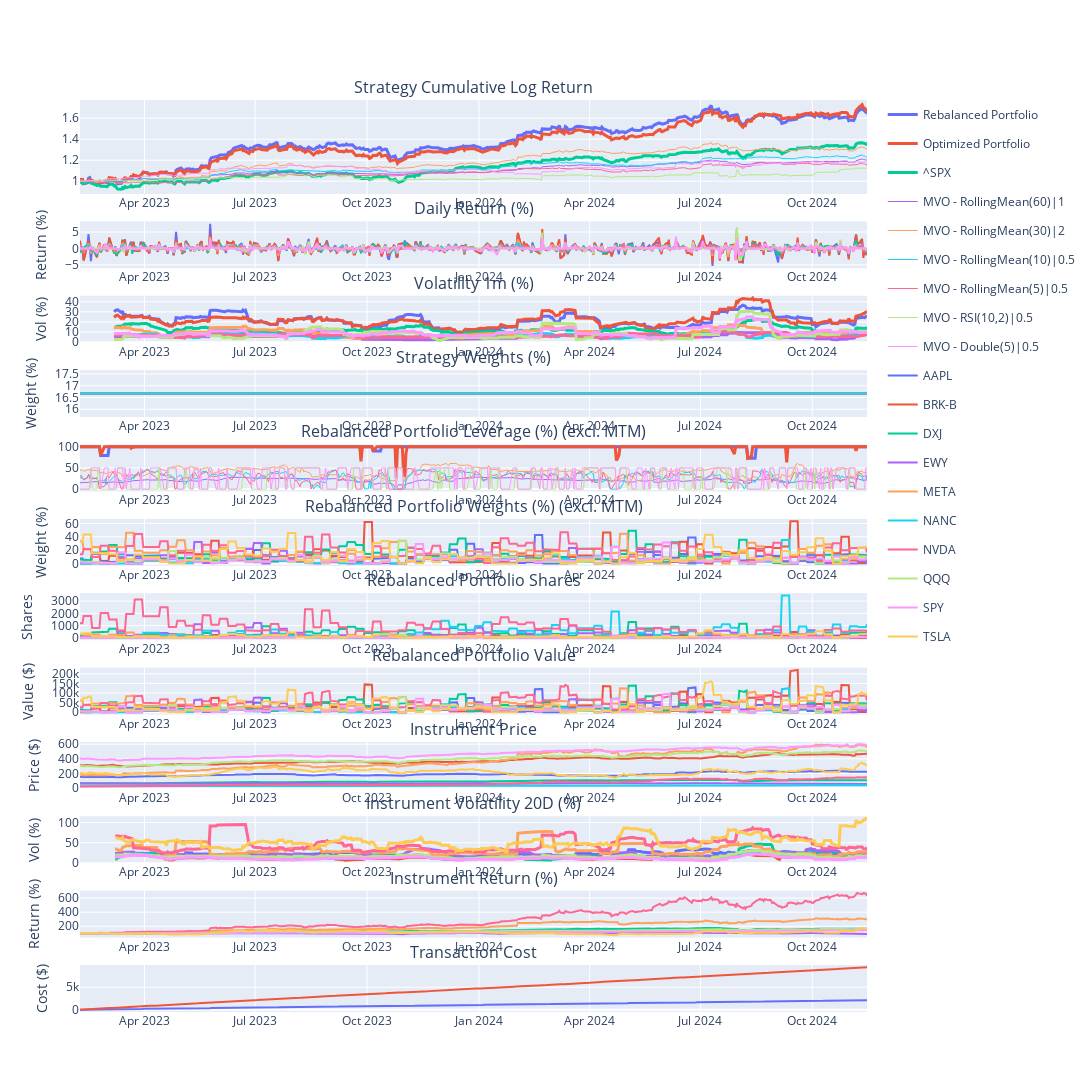

The notebook cell this image was saved under:
### Markdown cell above
## Leverage 
##### 1. capital (Stock MV / last leverage), 2. new leverage
2024-09-06: $169,336, 96.69%

2024-09-20: $172,168, 93.52%

2024-10-04: $176,235, 100%

2024-10-18: $177,831, 100%

2024-11-01: $175,558, 100%

2024-11-09: $181,511

### Code cell
portfolio = PortfolioStandard(
    capital=181511,
    name='MVOPortfolio',        
    rebalance_iter=RebalancerIter('0 0 * * Fri', 1),        
    tc_model=TransactionCostFutu(), 
    systems_style=SystemStyle.VERTICAL,
    systems=[        
        # Long terms signals => 60days return / diversified        
        TradingSubSystemSingle(vol_target=vol_target, instruments=instruments, strategy=[MeanVarianceOpt(alpha_model=RollingMean(60), risk_model=RollingMeanCov(60), gamma=10, hhi=0.01, confidence=1)], max_leverage=max_leverage, offset=60),

        # Mid terms signals => 30days return / diversified        
        TradingSubSystemSingle(vol_target=vol_target, instruments=instruments, strategy=[MeanVarianceOpt(alpha_model=RollingMean(30), risk_model=RollingMeanCov(30), gamma=10, hhi=0.01, confidence=2)], max_leverage=max_leverage, offset=60),

        # Short terms signals => 5 and 10days returns / less diversified
        TradingSubSystemSingle(vol_target=vol_target, instruments=instruments, strategy=[MeanVarianceOpt(alpha_model=RollingMean(10), risk_model=RollingMeanCov(10), gamma=10, hhi=0.1, confidence=0.5)], max_leverage=max_leverage, offset=60),         
        TradingSubSystemSingle(vol_target=vol_target, instruments=instruments, strategy=[MeanVarianceOpt(alpha_model=RollingMean(5), risk_model=RollingMeanCov(5), gamma=10, hhi=0.1, confidence=0.5)], max_leverage=max_leverage, offset=60),         

        # Mean Revert signals => 2days RSI / concentrated
        TradingSubSystemSingle(vol_target=vol_target, instruments=instruments, strategy=[MeanVarianceOpt(alpha_model=RSI(2,10), risk_model=ZeroCov(), gamma=0, hhi=0, confidence=0.5)], max_leverage=max_leverage, offset=200),
        #TradingSubSystemSingle(vol_target=vol_target, instruments=instruments, strategy=[MeanVarianceOpt(alpha_model=RSI(2,95), risk_model=ZeroCov(), gamma=0, hhi=0, confidence=-0.5)], max_leverage=max_leverage, offset=200),

        # Mean Revert signals => Double7 / concentrated
        TradingSubSystemSingle(vol_target=vol_target, instruments=instruments, strategy=[MeanVarianceOpt(alpha_model=Double7(5), risk_model=ZeroCov(), gamma=0, hhi=0, confidence=0.5)], max_leverage=max_leverage, offset=200),                        
    ]
)

portfolio.set_start_date(start_date)
portfolio.set_end_date(end_date)
portfolio.backtest_subsystems()
portfolio.optimize()
portfolio.backtest()
portfolio.rebalance()
portfolio.performance(show_all_rets=True)

### Figure 1 — Plotly figure (JSON) as saved in the notebook; plotly's stock layout.template omitted (floating-point values rounded to 4 significant figures; data arrays with more than 128 entries replaced by an {"elided": "..."} marker saying what was removed)
{"data": [{"legendgroup": "Rebalanced Portfolio", "line": {"width": 3}, "marker": {"color": "#636EFA"}, "name": "Rebalanced Portfolio", "type": "scatter", "x": {"elided": "448 str values"}, "xaxis": "x", "y": {"elided": "448 float values"}, "yaxis": "y"}, {"legendgroup": "Rebalanced Portfolio", "marker": {"color": "#636EFA"}, "name": "Rebalanced Portfolio", "showlegend": false, "type": "scatter", "x": {"elided": "448 str values"}, "xaxis": "x2", "y": {"elided": "448 float values"}, "yaxis": "y2"}, {"legendgroup": "Rebalanced Portfolio", "line": {"width": 3}, "marker": {"color": "#636EFA"}, "name": "Rebalanced Portfolio", "showlegend": false, "type": "scatter", "x": {"elided": "448 str values"}, "xaxis": "x3", "y": {"elided": "448 float values"}, "yaxis": "y3"}, {"legendgroup": "Rebalanced Portfolio", "line": {"width": 3}, "marker": {"color": "#636EFA"}, "name": "Rebalanced Portfolio", "showlegend": false, "type": "scatter", "x": {"elided": "448 str values"}, "xaxis": "x5", "y": {"elided": "448 float values"}, "yaxis": "y5"}, {"legendgroup": "Rebalanced Portfolio", "marker": {"color": "#636EFA"}, "name": "Rebalanced Portfolio", "showlegend": false, "type": "scatter", "x": {"elided": "448 str values"}, "xaxis": "x12", "y": {"elided": "448 float values"}, "yaxis": "y12"}, {"legendgroup": "Optimized Portfolio", "line": {"width": 3}, "marker": {"color": "#EF553B"}, "name": "Optimized Portfolio", "type": "scatter", "x": {"elided": "448 str values"}, "xaxis": "x", "y": {"elided": "448 float values"}, "yaxis": "y"}, {"legendgroup": "Optimized Portfolio", "marker": {"color": "#EF553B"}, "name": "Optimized Portfolio", "showlegend": false, "type": "scatter", "x": {"elided": "448 str values"}, "xaxis": "x2", "y": {"elided": "448 float values"}, "yaxis": "y2"}, {"legendgroup": "Optimized Portfolio", "line": {"width": 3}, "marker": {"color": "#EF553B"}, "name": "Optimized Portfolio", "showlegend": false, "type": "scatter", "x": {"elided": "448 str values"}, "xaxis": "x3", "y": {"elided": "448 float values"}, "yaxis": "y3"}, {"legendgroup": "Optimized Portfolio", "line": {"width": 3}, "marker": {"color": "#EF553B"}, "name": "Optimized Portfolio", "showlegend": false, "type": "scatter", "x": {"elided": "448 str values"}, "xaxis": "x5", "y": {"elided": "448 float values"}, "yaxis": "y5"}, {"legendgroup": "Optimized Portfolio", "marker": {"color": "#EF553B"}, "name": "Optimized Portfolio", "showlegend": false, "type": "scatter", "x": {"elided": "448 str values"}, "xaxis": "x12", "y": {"elided": "448 float values"}, "yaxis": "y12"}, {"legendgroup": "^SPX", "line": {"width": 3}, "marker": {"color": "#00CC96"}, "name": "^SPX", "type": "scatter", "x": {"elided": "448 str values"}, "xaxis": "x", "y": {"elided": "448 float values"}, "yaxis": "y"}, {"legendgroup": "^SPX", "marker": {"color": "#00CC96"}, "name": "^SPX", "showlegend": false, "type": "scatter", "x": {"elided": "448 str values"}, "xaxis": "x2", "y": {"elided": "448 float values"}, "yaxis": "y2"}, {"legendgroup": "^SPX", "line": {"width": 3}, "marker": {"color": "#00CC96"}, "name": "^SPX", "showlegend": false, "type": "scatter", "x": {"elided": "448 str values"}, "xaxis": "x3", "y": {"elided": "448 float values"}, "yaxis": "y3"}, {"legendgroup": "MVO - RollingMean(60)|1", "line": {"width": 1}, "marker": {"color": "#AB63FA"}, "name": "MVO - RollingMean(60)|1", "type": "scatter", "x": {"elided": "448 str values"}, "xaxis": "x", "y": {"elided": "448 float values"}, "yaxis": "y"}, {"legendgroup": "MVO - RollingMean(60)|1", "marker": {"color": "#AB63FA"}, "name": "MVO - RollingMean(60)|1", "showlegend": false, "type": "scatter", "x": {"elided": "448 str values"}, "xaxis": "x2", "y": {"elided": "448 float values"}, "yaxis": "y2"}, {"legendgroup": "MVO - RollingMean(60)|1", "line": {"width": 3}, "marker": {"color": "#AB63FA"}, "name": "MVO - RollingMean(60)|1", "showlegend": false, "type": "scatter", "x": {"elided": "448 str values"}, "xaxis": "x3", "y": {"elided": "448 float values"}, "yaxis": "y3"}, {"legendgroup": "MVO - RollingMean(60)|1", "line": {"width": 1}, "marker": {"color": "#AB63FA"}, "name": "MVO - RollingMean(60)|1", "showlegend": false, "type": "scatter", "x": {"elided": "448 str values"}, "xaxis": "x5", "y": {"elided": "448 float values"}, "yaxis": "y5"}, {"legendgroup": "MVO - RollingMean(30)|2", "line": {"width": 1}, "marker": {"color": "#FFA15A"}, "name": "MVO - RollingMean(30)|2", "type": "scatter", "x": {"elided": "448 str values"}, "xaxis": "x", "y": {"elided": "448 float values"}, "yaxis": "y"}, {"legendgroup": "MVO - RollingMean(30)|2", "marker": {"color": "#FFA15A"}, "name": "MVO - RollingMean(30)|2", "showlegend": false, "type": "scatter", "x": {"elided": "448 str values"}, "xaxis": "x2", "y": {"elided": "448 float values"}, "yaxis": "y2"}, {"legendgroup": "MVO - RollingMean(30)|2", "line": {"width": 3}, "marker": {"color": "#FFA15A"}, "name": "MVO - RollingMean(30)|2", "showlegend": false, "type": "scatter", "x": {"elided": "448 str values"}, "xaxis": "x3", "y": {"elided": "448 float values"}, "yaxis": "y3"}, {"legendgroup": "MVO - RollingMean(30)|2", "line": {"width": 1}, "marker": {"color": "#FFA15A"}, "name": "MVO - RollingMean(30)|2", "showlegend": false, "type": "scatter", "x": {"elided": "448 str values"}, "xaxis": "x5", "y": {"elided": "448 float values"}, "yaxis": "y5"}, {"legendgroup": "MVO - RollingMean(10)|0.5", "line": {"width": 1}, "marker": {"color": "#19D3F3"}, "name": "MVO - RollingMean(10)|0.5", "type": "scatter", "x": {"elided": "448 str values"}, "xaxis": "x", "y": {"elided": "448 float values"}, "yaxis": "y"}, {"legendgroup": "MVO - RollingMean(10)|0.5", "marker": {"color": "#19D3F3"}, "name": "MVO - RollingMean(10)|0.5", "showlegend": false, "type": "scatter", "x": {"elided": "448 str values"}, "xaxis": "x2", "y": {"elided": "448 float values"}, "yaxis": "y2"}, {"legendgroup": "MVO - RollingMean(10)|0.5", "line": {"width": 3}, "marker": {"color": "#19D3F3"}, "name": "MVO - RollingMean(10)|0.5", "showlegend": false, "type": "scatter", "x": {"elided": "448 str values"}, "xaxis": "x3", "y": {"elided": "448 float values"}, "yaxis": "y3"}, {"legendgroup": "MVO - RollingMean(10)|0.5", "line": {"width": 1}, "marker": {"color": "#19D3F3"}, "name": "MVO - RollingMean(10)|0.5", "showlegend": false, "type": "scatter", "x": {"elided": "448 str values"}, "xaxis": "x5", "y": {"elided": "448 float values"}, "yaxis": "y5"}, {"legendgroup": "MVO - RollingMean(5)|0.5", "line": {"width": 1}, "marker": {"color": "#FF6692"}, "name": "MVO - RollingMean(5)|0.5", "type": "scatter", "x": {"elided": "448 str values"}, "xaxis": "x", "y": {"elided": "448 float values"}, "yaxis": "y"}, {"legendgroup": "MVO - RollingMean(5)|0.5", "marker": {"color": "#FF6692"}, "name": "MVO - RollingMean(5)|0.5", "showlegend": false, "type": "scatter", "x": {"elided": "448 str values"}, "xaxis": "x2", "y": {"elided": "448 float values"}, "yaxis": "y2"}, {"legendgroup": "MVO - RollingMean(5)|0.5", "line": {"width": 3}, "marker": {"color": "#FF6692"}, "name": "MVO - RollingMean(5)|0.5", "showlegend": false, "type": "scatter", "x": {"elided": "448 str values"}, "xaxis": "x3", "y": {"elided": "448 float values"}, "yaxis": "y3"}, {"legendgroup": "MVO - RollingMean(5)|0.5", "line": {"width": 1}, "marker": {"color": "#FF6692"}, "name": "MVO - RollingMean(5)|0.5", "showlegend": false, "type": "scatter", "x": {"elided": "448 str values"}, "xaxis": "x5", "y": {"elided": "448 float values"}, "yaxis": "y5"}, {"legendgroup": "MVO - RSI(10,2)|0.5", "line": {"width": 1}, "marker": {"color": "#B6E880"}, "name": "MVO - RSI(10,2)|0.5", "type": "scatter", "x": {"elided": "448 str values"}, "xaxis": "x", "y": {"elided": "448 float values"}, "yaxis": "y"}, {"legendgroup": "MVO - RSI(10,2)|0.5", "marker": {"color": "#B6E880"}, "name": "MVO - RSI(10,2)|0.5", "showlegend": false, "type": "scatter", "x": {"elided": "448 str values"}, "xaxis": "x2", "y": {"elided": "448 float values"}, "yaxis": "y2"}, {"legendgroup": "MVO - RSI(10,2)|0.5", "line": {"width": 3}, "marker": {"color": "#B6E880"}, "name": "MVO - RSI(10,2)|0.5", "showlegend": false, "type": "scatter", "x": {"elided": "448 str values"}, "xaxis": "x3", "y": {"elided": "448 float values"}, "yaxis": "y3"}, {"legendgroup": "MVO - RSI(10,2)|0.5", "line": {"width": 1}, "marker": {"color": "#B6E880"}, "name": "MVO - RSI(10,2)|0.5", "showlegend": false, "type": "scatter", "x": {"elided": "448 str values"}, "xaxis": "x5", "y": {"elided": "448 float values"}, "yaxis": "y5"}, {"legendgroup": "MVO - Double(5)|0.5", "line": {"width": 1}, "marker": {"color": "#FF97FF"}, "name": "MVO - Double(5)|0.5", "type": "scatter", "x": {"elided": "448 str values"}, "xaxis": "x", "y": {"elided": "448 float values"}, "yaxis": "y"}, {"legendgroup": "MVO - Double(5)|0.5", "marker": {"color": "#FF97FF"}, "name": "MVO - Double(5)|0.5", "showlegend": false, "type": "scatter", "x": {"elided": "448 str values"}, "xaxis": "x2", "y": {"elided": "448 float values"}, "yaxis": "y2"}, {"legendgroup": "MVO - Double(5)|0.5", "line": {"width": 3}, "marker": {"color": "#FF97FF"}, "name": "MVO - Double(5)|0.5", "showlegend": false, "type": "scatter", "x": {"elided": "448 str values"}, "xaxis": "x3", "y": {"elided": "448 float values"}, "yaxis": "y3"}, {"legendgroup": "MVO - Double(5)|0.5", "line": {"width": 1}, "marker": {"color": "#FF97FF"}, "name": "MVO - Double(5)|0.5", "showlegend": false, "type": "scatter", "x": {"elided": "448 str values"}, "xaxis": "x5", "y": {"elided": "448 float values"}, "yaxis": "y5"}, {"legendgroup": "MVO - RollingMean(60)|1", "marker": {"color": "#636EFA"}, "name": "MVO - RollingMean(60)|1", "showlegend": false, "type": "scatter", "x": {"elided": "448 str values"}, "xaxis": "x4", "y": {"elided": "448 float values"}, "yaxis": "y4"}, {"legendgroup": "MVO - RollingMean(30)|2", "marker": {"color": "#EF553B"}, "name": "MVO - RollingMean(30)|2", "showlegend": false, "type": "scatter", "x": {"elided": "448 str values"}, "xaxis": "x4", "y": {"elided": "448 float values"}, "yaxis": "y4"}, {"legendgroup": "MVO - RollingMean(10)|0.5", "marker": {"color": "#00CC96"}, "name": "MVO - RollingMean(10)|0.5", "showlegend": false, "type": "scatter", "x": {"elided": "448 str values"}, "xaxis": "x4", "y": {"elided": "448 float values"}, "yaxis": "y4"}, {"legendgroup": "MVO - RollingMean(5)|0.5", "marker": {"color": "#AB63FA"}, "name": "MVO - RollingMean(5)|0.5", "showlegend": false, "type": "scatter", "x": {"elided": "448 str values"}, "xaxis": "x4", "y": {"elided": "448 float values"}, "yaxis": "y4"}, {"legendgroup": "MVO - RSI(10,2)|0.5", "marker": {"color": "#FFA15A"}, "name": "MVO - RSI(10,2)|0.5", "showlegend": false, "type": "scatter", "x": {"elided": "448 str values"}, "xaxis": "x4", "y": {"elided": "448 float values"}, "yaxis": "y4"}, {"legendgroup": "MVO - Double(5)|0.5", "marker": {"color": "#19D3F3"}, "name": "MVO - Double(5)|0.5", "showlegend": false, "type": "scatter", "x": {"elided": "448 str values"}, "xaxis": "x4", "y": {"elided": "448 float values"}, "yaxis": "y4"}, {"legendgroup": "AAPL", "marker": {"color": "#636EFA"}, "name": "AAPL", "showlegend": true, "type": "scatter", "x": {"elided": "448 str values"}, "xaxis": "x6", "y": {"elided": "448 float values"}, "yaxis": "y6"}, {"legendgroup": "AAPL", "marker": {"color": "#636EFA"}, "name": "AAPL", "showlegend": false, "type": "scatter", "x": {"elided": "448 str values"}, "xaxis": "x7", "y": {"elided": "448 int values"}, "yaxis": "y7"}, {"legendgroup": "AAPL", "marker": {"color": "#636EFA"}, "name": "AAPL", "showlegend": false, "type": "scatter", "x": {"elided": "448 str values"}, "xaxis": "x8", "y": {"elided": "448 float values"}, "yaxis": "y8"}, {"legendgroup": "AAPL", "marker": {"color": "#636EFA"}, "name": "AAPL", "showlegend": false, "type": "scatter", "x": {"elided": "448 str values"}, "xaxis": "x9", "y": {"elided": "448 float values"}, "yaxis": "y9"}, {"legendgroup": "AAPL", "line": {"width": 3}, "marker": {"color": "#636EFA"}, "name": "AAPL", "showlegend": false, "type": "scatter", "x": {"elided": "448 str values"}, "xaxis": "x10", "y": {"elided": "448 float values"}, "yaxis": "y10"}, {"legendgroup": "AAPL", "marker": {"color": "#636EFA"}, "name": "AAPL", "showlegend": false, "type": "scatter", "x": {"elided": "448 str values"}, "xaxis": "x11", "y": {"elided": "448 float values"}, "yaxis": "y11"}, {"legendgroup": "BRK-B", "marker": {"color": "#EF553B"}, "name": "BRK-B", "showlegend": true, "type": "scatter", "x": {"elided": "448 str values"}, "xaxis": "x6", "y": {"elided": "448 float values"}, "yaxis": "y6"}, {"legendgroup": "BRK-B", "marker": {"color": "#EF553B"}, "name": "BRK-B", "showlegend": false, "type": "scatter", "x": {"elided": "448 str values"}, "xaxis": "x7", "y": {"elided": "448 int values"}, "yaxis": "y7"}, {"legendgroup": "BRK-B", "marker": {"color": "#EF553B"}, "name": "BRK-B", "showlegend": false, "type": "scatter", "x": {"elided": "448 str values"}, "xaxis": "x8", "y": {"elided": "448 float values"}, "yaxis": "y8"}, {"legendgroup": "BRK-B", "marker": {"color": "#EF553B"}, "name": "BRK-B", "showlegend": false, "type": "scatter", "x": {"elided": "448 str values"}, "xaxis": "x9", "y": {"elided": "448 float values"}, "yaxis": "y9"}, {"legendgroup": "BRK-B", "line": {"width": 3}, "marker": {"color": "#EF553B"}, "name": "BRK-B", "showlegend": false, "type": "scatter", "x": {"elided": "448 str values"}, "xaxis": "x10", "y": {"elided": "448 float values"}, "yaxis": "y10"}, {"legendgroup": "BRK-B", "marker": {"color": "#EF553B"}, "name": "BRK-B", "showlegend": false, "type": "scatter", "x": {"elided": "448 str values"}, "xaxis": "x11", "y": {"elided": "448 float values"}, "yaxis": "y11"}, {"legendgroup": "DXJ", "marker": {"color": "#00CC96"}, "name": "DXJ", "showlegend": true, "type": "scatter", "x": {"elided": "448 str values"}, "xaxis": "x6", "y": {"elided": "448 float values"}, "yaxis": "y6"}, {"legendgroup": "DXJ", "marker": {"color": "#00CC96"}, "name": "DXJ", "showlegend": false, "type": "scatter", "x": {"elided": "448 str values"}, "xaxis": "x7", "y": {"elided": "448 int values"}, "yaxis": "y7"}, {"legendgroup": "DXJ", "marker": {"color": "#00CC96"}, "name": "DXJ", "showlegend": false, "type": "scatter", "x": {"elided": "448 str values"}, "xaxis": "x8", "y": {"elided": "448 float values"}, "yaxis": "y8"}, {"legendgroup": "DXJ", "marker": {"color": "#00CC96"}, "name": "DXJ", "showlegend": false, "type": "scatter", "x": {"elided": "448 str values"}, "xaxis": "x9", "y": {"elided": "448 float values"}, "yaxis": "y9"}, {"legendgroup": "DXJ", "line": {"width": 3}, "marker": {"color": "#00CC96"}, "name": "DXJ", "showlegend": false, "type": "scatter", "x": {"elided": "448 str values"}, "xaxis": "x10", "y": {"elided": "448 float values"}, "yaxis": "y10"}, {"legendgroup": "DXJ", "marker": {"color": "#00CC96"}, "name": "DXJ", "showlegend": false, "type": "scatter", "x": {"elided": "448 str values"}, "xaxis": "x11", "y": {"elided": "448 float values"}, "yaxis": "y11"}, {"legendgroup": "EWY", "marker": {"color": "#AB63FA"}, "name": "EWY", "showlegend": true, "type": "scatter", "x": {"elided": "448 str values"}, "xaxis": "x6", "y": {"elided": "448 float values"}, "yaxis": "y6"}, {"legendgroup": "EWY", "marker": {"color": "#AB63FA"}, "name": "EWY", "showlegend": false, "type": "scatter", "x": {"elided": "448 str values"}, "xaxis": "x7", "y": {"elided": "448 int values"}, "yaxis": "y7"}, {"legendgroup": "EWY", "marker": {"color": "#AB63FA"}, "name": "EWY", "showlegend": false, "type": "scatter", "x": {"elided": "448 str values"}, "xaxis": "x8", "y": {"elided": "448 float values"}, "yaxis": "y8"}, {"legendgroup": "EWY", "marker": {"color": "#AB63FA"}, "name": "EWY", "showlegend": false, "type": "scatter", "x": {"elided": "448 str values"}, "xaxis": "x9", "y": {"elided": "448 float values"}, "yaxis": "y9"}, {"legendgroup": "EWY", "line": {"width": 3}, "marker": {"color": "#AB63FA"}, "name": "EWY", "showlegend": false, "type": "scatter", "x": {"elided": "448 str values"}, "xaxis": "x10", "y": {"elided": "448 float values"}, "yaxis": "y10"}, {"legendgroup": "EWY", "marker": {"color": "#AB63FA"}, "name": "EWY", "showlegend": false, "type": "scatter", "x": {"elided": "448 str values"}, "xaxis": "x11", "y": {"elided": "448 float values"}, "yaxis": "y11"}, {"legendgroup": "META", "marker": {"color": "#FFA15A"}, "name": "META", "showlegend": true, "type": "scatter", "x": {"elided": "448 str values"}, "xaxis": "x6", "y": {"elided": "448 float values"}, "yaxis": "y6"}, {"legendgroup": "META", "marker": {"color": "#FFA15A"}, "name": "META", "showlegend": false, "type": "scatter", "x": {"elided": "448 str values"}, "xaxis": "x7", "y": {"elided": "448 int values"}, "yaxis": "y7"}, {"legendgroup": "META", "marker": {"color": "#FFA15A"}, "name": "META", "showlegend": false, "type": "scatter", "x": {"elided": "448 str values"}, "xaxis": "x8", "y": {"elided": "448 float values"}, "yaxis": "y8"}, {"legendgroup": "META", "marker": {"color": "#FFA15A"}, "name": "META", "showlegend": false, "type": "scatter", "x": {"elided": "448 str values"}, "xaxis": "x9", "y": {"elided": "448 float values"}, "yaxis": "y9"}, {"legendgroup": "META", "line": {"width": 3}, "marker": {"color": "#FFA15A"}, "name": "META", "showlegend": false, "type": "scatter", "x": {"elided": "448 str values"}, "xaxis": "x10", "y": {"elided": "448 float values"}, "yaxis": "y10"}, {"legendgroup": "META", "marker": {"color": "#FFA15A"}, "name": "META", "showlegend": false, "type": "scatter", "x": {"elided": "448 str values"}, "xaxis": "x11", "y": {"elided": "448 float values"}, "yaxis": "y11"}, {"legendgroup": "NANC", "marker": {"color": "#19D3F3"}, "name": "NANC", "showlegend": true, "type": "scatter", "x": {"elided": "448 str values"}, "xaxis": "x6", "y": {"elided": "448 float values"}, "yaxis": "y6"}, {"legendgroup": "NANC", "marker": {"color": "#19D3F3"}, "name": "NANC", "showlegend": false, "type": "scatter", "x": {"elided": "448 str values"}, "xaxis": "x7", "y": {"elided": "448 int values"}, "yaxis": "y7"}, {"legendgroup": "NANC", "marker": {"color": "#19D3F3"}, "name": "NANC", "showlegend": false, "type": "scatter", "x": {"elided": "448 str values"}, "xaxis": "x8", "y": {"elided": "448 float values"}, "yaxis": "y8"}, {"legendgroup": "NANC", "marker": {"color": "#19D3F3"}, "name": "NANC", "showlegend": false, "type": "scatter", "x": {"elided": "448 str values"}, "xaxis": "x9", "y": {"elided": "448 float values"}, "yaxis": "y9"}, {"legendgroup": "NANC", "line": {"width": 3}, "marker": {"color": "#19D3F3"}, "name": "NANC", "showlegend": false, "type": "scatter", "x": {"elided": "448 str values"}, "xaxis": "x10", "y": {"elided": "448 float values"}, "yaxis": "y10"}, {"legendgroup": "NANC", "marker": {"color": "#19D3F3"}, "name": "NANC", "showlegend": false, "type": "scatter", "x": {"elided": "448 str values"}, "xaxis": "x11", "y": {"elided": "448 float values"}, "yaxis": "y11"}, {"legendgroup": "NVDA", "marker": {"color": "#FF6692"}, "name": "NVDA", "showlegend": true, "type": "scatter", "x": {"elided": "448 str values"}, "xaxis": "x6", "y": {"elided": "448 float values"}, "yaxis": "y6"}, {"legendgroup": "NVDA", "marker": {"color": "#FF6692"}, "name": "NVDA", "showlegend": false, "type": "scatter", "x": {"elided": "448 str values"}, "xaxis": "x7", "y": {"elided": "448 int values"}, "yaxis": "y7"}, {"legendgroup": "NVDA", "marker": {"color": "#FF6692"}, "name": "NVDA", "showlegend": false, "type": "scatter", "x": {"elided": "448 str values"}, "xaxis": "x8", "y": {"elided": "448 float values"}, "yaxis": "y8"}, {"legendgroup": "NVDA", "marker": {"color": "#FF6692"}, "name": "NVDA", "showlegend": false, "type": "scatter", "x": {"elided": "448 str values"}, "xaxis": "x9", "y": {"elided": "448 float values"}, "yaxis": "y9"}, {"legendgroup": "NVDA", "line": {"width": 3}, "marker": {"color": "#FF6692"}, "name": "NVDA", "showlegend": false, "type": "scatter", "x": {"elided": "448 str values"}, "xaxis": "x10", "y": {"elided": "448 float values"}, "yaxis": "y10"}, {"legendgroup": "NVDA", "marker": {"color": "#FF6692"}, "name": "NVDA", "showlegend": false, "type": "scatter", "x": {"elided": "448 str values"}, "xaxis": "x11", "y": {"elided": "448 float values"}, "yaxis": "y11"}, {"legendgroup": "QQQ", "marker": {"color": "#B6E880"}, "name": "QQQ", "showlegend": true, "type": "scatter", "x": {"elided": "448 str values"}, "xaxis": "x6", "y": {"elided": "448 float values"}, "yaxis": "y6"}, {"legendgroup": "QQQ", "marker": {"color": "#B6E880"}, "name": "QQQ", "showlegend": false, "type": "scatter", "x": {"elided": "448 str values"}, "xaxis": "x7", "y": {"elided": "448 int values"}, "yaxis": "y7"}, {"legendgroup": "QQQ", "marker": {"color": "#B6E880"}, "name": "QQQ", "showlegend": false, "type": "scatter", "x": {"elided": "448 str values"}, "xaxis": "x8", "y": {"elided": "448 float values"}, "yaxis": "y8"}, {"legendgroup": "QQQ", "marker": {"color": "#B6E880"}, "name": "QQQ", "showlegend": false, "type": "scatter", "x": {"elided": "448 str values"}, "xaxis": "x9", "y": {"elided": "448 float values"}, "yaxis": "y9"}, {"legendgroup": "QQQ", "line": {"width": 3}, "marker": {"color": "#B6E880"}, "name": "QQQ", "showlegend": false, "type": "scatter", "x": {"elided": "448 str values"}, "xaxis": "x10", "y": {"elided": "448 float values"}, "yaxis": "y10"}, {"legendgroup": "QQQ", "marker": {"color": "#B6E880"}, "name": "QQQ", "showlegend": false, "type": "scatter", "x": {"elided": "448 str values"}, "xaxis": "x11", "y": {"elided": "448 float values"}, "yaxis": "y11"}, {"legendgroup": "SPY", "marker": {"color": "#FF97FF"}, "name": "SPY", "showlegend": true, "type": "scatter", "x": {"elided": "448 str values"}, "xaxis": "x6", "y": {"elided": "448 float values"}, "yaxis": "y6"}, {"legendgroup": "SPY", "marker": {"color": "#FF97FF"}, "name": "SPY", "showlegend": false, "type": "scatter", "x": {"elided": "448 str values"}, "xaxis": "x7", "y": {"elided": "448 int values"}, "yaxis": "y7"}, {"legendgroup": "SPY", "marker": {"color": "#FF97FF"}, "name": "SPY", "showlegend": false, "type": "scatter", "x": {"elided": "448 str values"}, "xaxis": "x8", "y": {"elided": "448 float values"}, "yaxis": "y8"}, {"legendgroup": "SPY", "marker": {"color": "#FF97FF"}, "name": "SPY", "showlegend": false, "type": "scatter", "x": {"elided": "448 str values"}, "xaxis": "x9", "y": {"elided": "448 float values"}, "yaxis": "y9"}, {"legendgroup": "SPY", "line": {"width": 3}, "marker": {"color": "#FF97FF"}, "name": "SPY", "showlegend": false, "type": "scatter", "x": {"elided": "448 str values"}, "xaxis": "x10", "y": {"elided": "448 float values"}, "yaxis": "y10"}, {"legendgroup": "SPY", "marker": {"color": "#FF97FF"}, "name": "SPY", "showlegend": false, "type": "scatter", "x": {"elided": "448 str values"}, "xaxis": "x11", "y": {"elided": "448 float values"}, "yaxis": "y11"}, {"legendgroup": "TSLA", "marker": {"color": "#FECB52"}, "name": "TSLA", "showlegend": true, "type": "scatter", "x": {"elided": "448 str values"}, "xaxis": "x6", "y": {"elided": "448 float values"}, "yaxis": "y6"}, {"legendgroup": "TSLA", "marker": {"color": "#FECB52"}, "name": "TSLA", "showlegend": false, "type": "scatter", "x": {"elided": "448 str values"}, "xaxis": "x7", "y": {"elided": "448 int values"}, "yaxis": "y7"}, {"legendgroup": "TSLA", "marker": {"color": "#FECB52"}, "name": "TSLA", "showlegend": false, "type": "scatter", "x": {"elided": "448 str values"}, "xaxis": "x8", "y": {"elided": "448 float values"}, "yaxis": "y8"}, {"legendgroup": "TSLA", "marker": {"color": "#FECB52"}, "name": "TSLA", "showlegend": false, "type": "scatter", "x": {"elided": "448 str values"}, "xaxis": "x9", "y": {"elided": "448 float values"}, "yaxis": "y9"}, {"legendgroup": "TSLA", "line": {"width": 3}, "marker": {"color": "#FECB52"}, "name": "TSLA", "showlegend": false, "type": "scatter", "x": {"elided": "448 str values"}, "xaxis": "x10", "y": {"elided": "448 float values"}, "yaxis": "y10"}, {"legendgroup": "TSLA", "marker": {"color": "#FECB52"}, "name": "TSLA", "showlegend": false, "type": "scatter", "x": {"elided": "448 str values"}, "xaxis": "x11", "y": {"elided": "448 float values"}, "yaxis": "y11"}], "layout": {"annotations": [{"font": {"size": 16}, "showarrow": false, "text": "Strategy Cumulative Log Return", "x": 0.5, "xanchor": "center", "xref": "paper", "y": 1, "yanchor": "bottom", "yref": "paper"}, {"font": {"size": 16}, "showarrow": false, "text": "Daily Return (%)", "x": 0.5, "xanchor": "center", "xref": "paper", "y": 0.8669, "yanchor": "bottom", "yref": "paper"}, {"font": {"size": 16}, "showarrow": false, "text": "Volatility 1m (%)", "x": 0.5, "xanchor": "center", "xref": "paper", "y": 0.7854, "yanchor": "bottom", "yref": "paper"}, {"font": {"size": 16}, "showarrow": false, "text": "Strategy Weights (%)", "x": 0.5, "xanchor": "center", "xref": "paper", "y": 0.7038, "yanchor": "bottom", "yref": "paper"}, {"font": {"size": 16}, "showarrow": false, "text": "Rebalanced Portfolio Leverage (%) (excl. MTM)", "x": 0.5, "xanchor": "center", "xref": "paper", "y": 0.6223, "yanchor": "bottom", "yref": "paper"}, {"font": {"size": 16}, "showarrow": false, "text": "Rebalanced Portfolio Weights (%) (excl. MTM)", "x": 0.5, "xanchor": "center", "xref": "paper", "y": 0.5408, "yanchor": "bottom", "yref": "paper"}, {"font": {"size": 16}, "showarrow": false, "text": "Rebalanced Portfolio Shares", "x": 0.5, "xanchor": "center", "xref": "paper", "y": 0.4592, "yanchor": "bottom", "yref": "paper"}, {"font": {"size": 16}, "showarrow": false, "text": "Rebalanced Portfolio Value", "x": 0.5, "xanchor": "center", "xref": "paper", "y": 0.3777, "yanchor": "bottom", "yref": "paper"}, {"font": {"size": 16}, "showarrow": false, "text": "Instrument Price", "x": 0.5, "xanchor": "center", "xref": "paper", "y": 0.2962, "yanchor": "bottom", "yref": "paper"}, {"font": {"size": 16}, "showarrow": false, "text": "Instrument Volatility 20D (%)", "x": 0.5, "xanchor": "center", "xref": "paper", "y": 0.2146, "yanchor": "bottom", "yref": "paper"}, {"font": {"size": 16}, "showarrow": false, "text": "Instrument Return (%)", "x": 0.5, "xanchor": "center", "xref": "paper", "y": 0.1331, "yanchor": "bottom", "yref": "paper"}, {"font": {"size": 16}, "showarrow": false, "text": "Transaction Cost", "x": 0.5, "xanchor": "center", "xref": "paper", "y": 0.05154, "yanchor": "bottom", "yref": "paper"}], "height": 4000, "hovermode": "x", "width": 1500, "xaxis": {"anchor": "y", "domain": [0, 1], "matches": "x12", "showticklabels": true}, "xaxis10": {"anchor": "y10", "domain": [0, 1], "matches": "x12", "showticklabels": true}, "xaxis11": {"anchor": "y11", "domain": [0, 1], "matches": "x12", "showticklabels": true}, "xaxis12": {"anchor": "y12", "domain": [0, 1], "showticklabels": true}, "xaxis2": {"anchor": "y2", "domain": [0, 1], "matches": "x12", "showticklabels": true}, "xaxis3": {"anchor": "y3", "domain": [0, 1], "matches": "x12", "showticklabels": true}, "xaxis4": {"anchor": "y4", "domain": [0, 1], "matches": "x12", "showticklabels": true}, "xaxis5": {"anchor": "y5", "domain": [0, 1], "matches": "x12", "showticklabels": true}, "xaxis6": {"anchor": "y6", "domain": [0, 1], "matches": "x12", "showticklabels": true}, "xaxis7": {"anchor": "y7", "domain": [0, 1], "matches": "x12", "showticklabels": true}, "xaxis8": {"anchor": "y8", "domain": [0, 1], "matches": "x12", "showticklabels": true}, "xaxis9": {"anchor": "y9", "domain": [0, 1], "matches": "x12", "showticklabels": true}, "yaxis": {"anchor": "x", "domain": [0.8969, 1]}, "yaxis10": {"anchor": "x10", "domain": [0.1631, 0.2146], "title": {"text": "Vol (%)"}}, "yaxis11": {"anchor": "x11", "domain": [0.08154, 0.1331], "title": {"text": "Return (%)"}}, "yaxis12": {"anchor": "x12", "domain": [0, 0.05154], "title": {"text": "Cost ($)"}}, "yaxis2": {"anchor": "x2", "domain": [0.8154, 0.8669], "title": {"text": "Return (%)"}}, "yaxis3": {"anchor": "x3", "domain": [0.7338, 0.7854], "title": {"text": "Vol (%)"}}, "yaxis4": {"anchor": "x4", "domain": [0.6523, 0.7038], "title": {"text": "Weight (%)"}}, "yaxis5": {"anchor": "x5", "domain": [0.5708, 0.6223]}, "yaxis6": {"anchor": "x6", "domain": [0.4892, 0.5408], "title": {"text": "Weight (%)"}}, "yaxis7": {"anchor": "x7", "domain": [0.4077, 0.4592], "title": {"text": "Shares"}}, "yaxis8": {"anchor": "x8", "domain": [0.3262, 0.3777], "title": {"text": "Value ($)"}}, "yaxis9": {"anchor": "x9", "domain": [0.2446, 0.2962], "title": {"text": "Price ($)"}}}}
